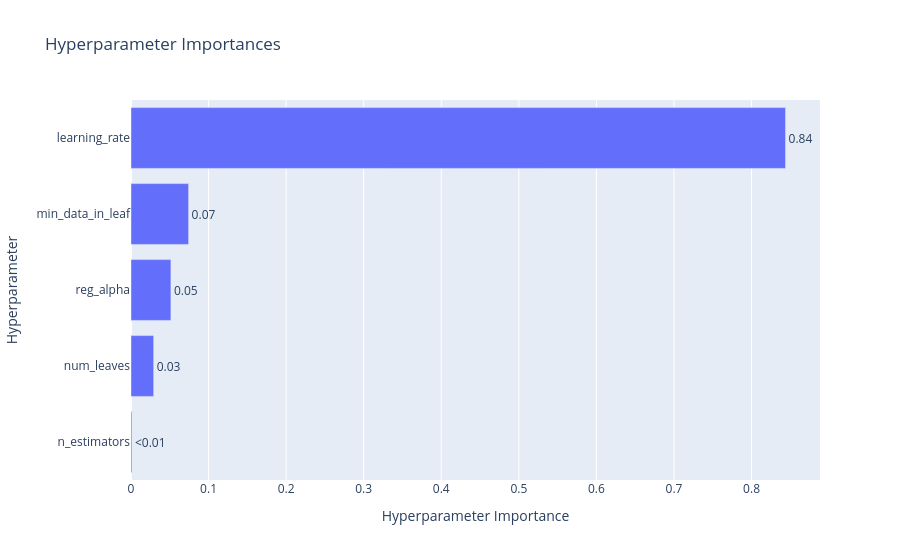

Notebook code for this chart:
### Code cell
print('🎯 Parameter Importances')
optuna.visualization.plot_param_importances(study)

### Figure 1 — Plotly figure (JSON) as saved in the notebook; plotly's stock layout.template omitted (floating-point values rounded to 4 significant figures)
{"data": [{"cliponaxis": false, "hovertemplate": ["n_estimators (IntDistribution): 0.001209519006305097<extra></extra>", "num_leaves (IntDistribution): 0.029238700635913568<extra></extra>", "reg_alpha (IntDistribution): 0.05144026430780674<extra></extra>", "min_data_in_leaf (IntDistribution): 0.07427138189472778<extra></extra>", "learning_rate (FloatDistribution): 0.8438401341552468<extra></extra>"], "name": "Objective Value", "orientation": "h", "text": ["<0.01", "0.03", "0.05", "0.07", "0.84"], "textposition": "outside", "type": "bar", "x": [0.00121, 0.02924, 0.05144, 0.07427, 0.8438], "y": ["n_estimators", "num_leaves", "reg_alpha", "min_data_in_leaf", "learning_rate"]}], "layout": {"title": {"text": "Hyperparameter Importances"}, "xaxis": {"title": {"text": "Hyperparameter Importance"}}, "yaxis": {"title": {"text": "Hyperparameter"}}}}
